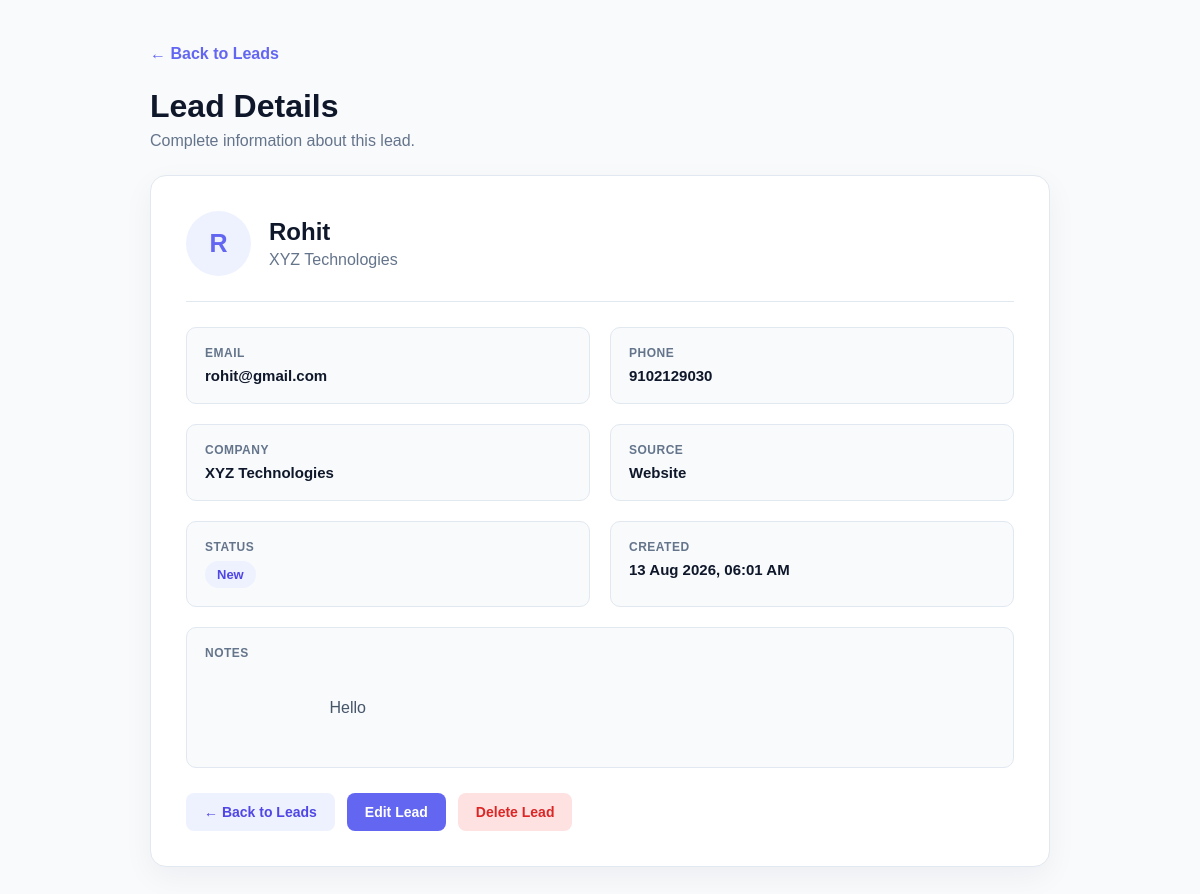
The app's page /leads/4/ (signed in) with its own data.
### crm/models.py (models this page shows, shortened)
class Lead(models.Model):
    STATUS_CHOICES = [
        ("New", "New"),
        ("Contacted", "Contacted"),
        ("Qualified", "Qualified"),
        ("Converted", "Converted"),
        ("Lost", "Lost"),
    ]
    name = models.CharField(max_length=100)
    email = models.EmailField()
    phone = models.CharField(max_length=20)
    company = models.CharField(
        max_length=100,
        blank=True
    )
    source = models.CharField(
        max_length=100,
        blank=True
    )
    status = models.CharField(
        max_length=20,
        choices=STATUS_CHOICES,
        default="New"
    )
    notes = models.TextField(
        blank=True
    )
    created_at = models.DateTimeField(
        auto_now_add=True
    )

### crm/views.py (the view)
@login_required(login_url="login")
def lead_detail(request, id):
    lead = Lead.objects.get(id=id)
    return render(
        request,
        "crm/lead_detail.html",
        {"lead": lead}
    )

### crm/templates/crm/lead_detail.html (shortened to what this page needs)
<!DOCTYPE html>
<html lang="en">
<head>
</head>
<body>
    <main class="container">
        <div class="page">
            <a
                href="{% url 'lead_list' %}"
                class="back"
            >
                ← Back to Leads
            </a>
            <div class="header">
                <h1>Lead Details</h1>
                <p>
                    Complete information about this lead.
                </p>
            </div>
            <div class="detail-card">
                <div class="profile">
                    <div class="avatar">
                        {{ lead.name|first|upper }}
                    </div>
                    <div>
                        <h2>
                            {{ lead.name }}
                        </h2>
                        <p>
                            {{ lead.company|default:"No company" }}
                        </p>
                    </div>
                </div>
                <div class="details">
                    <div class="detail-item">
                        <small>
                            Email
                        </small>
                        <strong>
                            {{ lead.email }}
                        </strong>
                    </div>
                    <div class="detail-item">
                        <small>
                            Phone
                        </small>
                        <strong>
                            {{ lead.phone }}
                        </strong>
                    </div>
                    <div class="detail-item">
                        <small>
                            Company
                        </small>
                        <strong>
                            {{ lead.company|default:"No company" }}
                        </strong>
                    </div>
                    <div class="detail-item">
                        <small>
                            Source
                        </small>
                        <strong>
                            {{ lead.source|default:"Not specified" }}
                        </strong>
                    </div>
                    <div class="detail-item">
                        <small>
                            Status
                        </small>
                        <span class="status">
                            {{ lead.get_status_display }}
                        </span>
                    </div>
                    <div class="detail-item">
                        <small>
                            Created
                        </small>
                        <strong>
                            {{ lead.created_at|date:"d M Y, h:i A" }}
                        </strong>
                    </div>
                    <div class="detail-item full">
                        <small>
                            Notes
                        </small>
                        <div class="notes">
                            {{ lead.notes|default:"No notes added." }}
                        </div>
                    </div>
                </div>
                <div class="actions">
                    <a
                        href="{% url 'lead_list' %}"
                        class="btn back-btn"
                    >
                        ← Back to Leads
                    </a>
                    <a
    href="{% url 'lead_edit' lead.id %}"
    class="btn edit"
>
    Edit Lead
</a>
<a
    href="{% url 'lead_delete' lead.id %}"
    class="btn delete"
>
    Delete Lead
</a>
                </div>
            </div>
        </div>
    </main>
</body>
</html>

### crm/templates/crm/lead_detail.html (style rules this page uses)
* { margin: 0; padding: 0; box-sizing: border-box; }
body { font-family: Arial, sans-serif; background: #f8fafc; color: #0f172a; }
.container { width: 90%; max-width: 900px; margin: auto; }
.page { padding: 45px 0; }
.back { display: inline-block; margin-bottom: 25px; color: #6366f1; text-decoration: none; font-weight: 700; }
.header { margin-bottom: 25px; }
.header h1 { font-size: 32px; margin-bottom: 7px; }
.header p { color: #64748b; }
.detail-card { background: white; border: 1px solid #e2e8f0; border-radius: 16px; padding: 35px; box-shadow: 0 10px 30px rgba(15, 23, 42, .05); }
.profile { display: flex; align-items: center; gap: 18px; padding-bottom: 25px; margin-bottom: 25px; border-bottom: 1px solid #e2e8f0; }
.avatar { width: 65px; height: 65px; display: grid; place-items: center; border-radius: 50%; background: #eef2ff; color: #6366f1; font-size: 25px; font-weight: 800; }
.profile h2 { font-size: 24px; margin-bottom: 5px; }
.profile p { color: #64748b; }
.details { display: grid; grid-template-columns: 1fr 1fr; gap: 20px; }
.detail-item { padding: 18px; background: #f8fafc; border: 1px solid #e2e8f0; border-radius: 10px; }
.detail-item.full { grid-column: 1 / -1; }
.detail-item small { display: block; color: #64748b; font-size: 12px; font-weight: 700; margin-bottom: 7px; text-transform: uppercase; letter-spacing: .5px; }
.detail-item strong { font-size: 15px; }
.status { display: inline-block; padding: 6px 12px; border-radius: 20px; background: #eef2ff; color: #4f46e5; font-size: 13px; font-weight: 700; }
.notes { color: #475569; line-height: 1.7; white-space: pre-wrap; }
.actions { display: flex; gap: 12px; margin-top: 25px; }
.btn { display: inline-block; padding: 11px 18px; border-radius: 8px; text-decoration: none; font-weight: 700; font-size: 14px; }
.edit { background: #6366f1; color: white; }
.back-btn { background: #eef2ff; color: #4f46e5; }
.delete { background: #fee2e2; color: #dc2626; }

### records on screen
Lead: name|first "R", name "Rohit", company "XYZ Technologies", email "rohit@gmail.com", phone "9102129030", source "Website", status "New", created_at "13 Aug 2026, 06:01 AM", notes "Hello"
